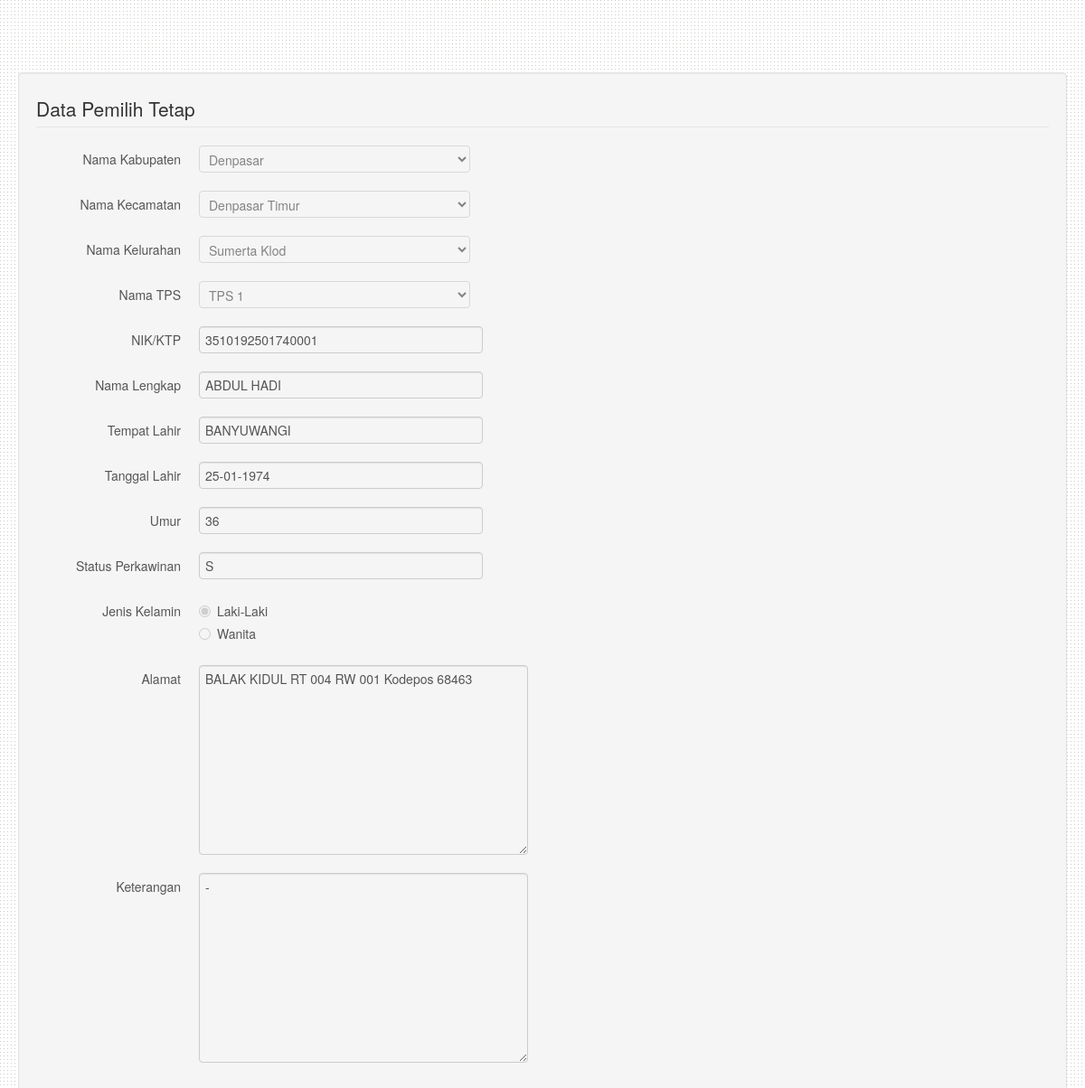
The app's page /app_front/detail/16 with its own data.
### tables this page shows
CREATE TABLE IF NOT EXISTS `tbl_data_pemilih` (
  `id_data_pemilih` int(11) NOT NULL AUTO_INCREMENT,
  `id_kabupaten` int(10) NOT NULL,
  `id_kecamatan` int(10) NOT NULL,
  `id_kelurahan_desa` int(10) NOT NULL,
  `id_tps` int(10) NOT NULL,
  `nik_ktp` varchar(50) NOT NULL,
  `nama_lengkap` varchar(100) NOT NULL,
  `tempat_lahir` varchar(50) NOT NULL,
  `tanggal_lahir` varchar(50) NOT NULL,
  `umur` varchar(10) NOT NULL,
  `stts_perkawinan` varchar(1) DEFAULT NULL,
  `jk_l` varchar(2) DEFAULT NULL,
  `jk_p` varchar(2) DEFAULT NULL,
  `alamat` text,
  `keterangan` text,
  PRIMARY KEY (`id_data_pemilih`)
);

### application/controllers/app_front.php (called while the page is built, shortened)
<?php if ( ! defined('BASEPATH')) exit('No direct script access allowed');
class app_front extends CI_Controller {
	public function detail()
	{
		$id_get['id_data_pemilih'] = $this->uri->segment(3);
		$dt = $this->db->get_where("tbl_data_pemilih",$id_get)->row();
		$d['id_param'] = $dt->id_data_pemilih;
		$d['id_kabupaten'] = $dt->id_kabupaten;
		$d['id_kecamatan'] = $dt->id_kecamatan;
		$d['id_kelurahan_desa'] = $dt->id_kelurahan_desa;
		$d['id_tps'] = $dt->id_tps;
		$d['nik_ktp'] = $dt->nik_ktp;
		$d['nama_lengkap'] = $dt->nama_lengkap;
		$d['tempat_lahir'] = $dt->tempat_lahir;
		$d['tanggal_lahir'] = $dt->tanggal_lahir;
		$d['umur'] = $dt->umur;
		$d['stts_perkawinan'] = $dt->stts_perkawinan;
		if($dt->jk_l=="")
		{
			$d['kelamin'] = $dt->jk_p;
		}
		else
		{
			$d['kelamin'] = $dt->jk_l;
		}
		$d['alamat'] = $dt->alamat;
		$d['keterangan'] = $dt->keterangan;
		$d['data_kabupaten'] = $this->db->get("tbl_kabupaten");
		$d['data_kecamatan'] = $this->db->get("tbl_kecamatan");
		$d['data_kelurahan'] = $this->db->get("tbl_kelurahan_desa");
		$d['data_tps'] = $this->db->get("tbl_tps");
		$d['st'] = "edit";
		$this->load->view("app_front/data_pemilih/detail",$d);
	}
}

### index.php (called while the page is built, shortened)
<?php
require_once BASEPATH.'core/CodeIgniter.php';

### application/views/app_front/data_pemilih/detail.php (the view, shortened to what this page needs)
<!DOCTYPE html>
<html lang="en">
  <head>
    <link href="<?php echo base_url(); ?>asset/bootstrap/css/bootstrap.min.css" rel="stylesheet">
    <link href="<?php echo base_url(); ?>asset/bootstrap/css/bootstrap-responsive.min.css" rel="stylesheet">
    <link href="<?php echo base_url(); ?>asset/bootstrap/css/docs.css" rel="stylesheet">
    <link href="<?php echo base_url(); ?>asset/bootstrap/css/chosen.css" rel="stylesheet">
  </head>
  <body>
	<div class="well">
		<?php echo form_open_multipart('app_admin_data_pemilih/simpan','class="form-horizontal"'); ?>
		  <div class="control-group">
		  	<legend>Data Pemilih Tetap</legend>
			<label class="control-label" for="nama_hukuman">Nama Kabupaten</label>
			<div class="controls">
			  <select data-placeholder="Pilih Kabupaten..." class="chzn-select" style="width:300px;" tabindex="2" name="id_kabupaten" id="id_kabupaten" disabled>
				<?php
					foreach($data_kabupaten->result_array() as $d)
					{
						if($id_kabupaten==$d['id_kabupaten'])
						{
				?>
					<option value="<?php echo $d['id_kabupaten']; ?>" selected="selected"><?php echo $d['nama_kabupaten']; ?></option>
				<?php
						}
						else
						{
				?>
					<option value="<?php echo $d['id_kabupaten']; ?>"><?php echo $d['nama_kabupaten']; ?></option>
				<?php
						}
					}
				?>
			  </select>
			</div>
		  </div>
		  <div class="control-group">
			<label class="control-label" for="nama_hukuman">Nama Kecamatan</label>
			<div class="controls" id="datakecamatan">
			<select data-placeholder="Pilih Kecamatan..." class="chzn-select-kecamatan" style="width:300px;" tabindex="2" name="id_kecamatan" id="id_kecamatan" disabled>
				<?php
					foreach($data_kecamatan->result_array() as $d)
					{
						if($id_kecamatan==$d['id_kecamatan'])
						{
				?>
					<option value="<?php echo $d['id_kecamatan']; ?>" selected="selected"><?php echo $d['nama_kecamatan']; ?></option>
				<?php
						}
						else
						{
				?>
					<option value="<?php echo $d['id_kecamatan']; ?>"><?php echo $d['nama_kecamatan']; ?></option>
				<?php
						}
					}
				?>
			  </select>
			</div>
		  </div>
		  <div class="control-group">
			<label class="control-label" for="nama_hukuman">Nama Kelurahan</label>
			<div class="controls" id="datakelurahan">
			<select data-placeholder="Pilih Kelurahan/Desa..." class="chzn-select-kelurahan" style="width:300px;" tabindex="2" name="id_kelurahan_desa" id="id_kelurahan_desa" disabled>
				<?php
					foreach($data_kelurahan->result_array() as $d)
					{
						if($id_kelurahan_desa==$d['id_kelurahan_desa'])
						{
				?>
					<option value="<?php echo $d['id_kelurahan_desa']; ?>" selected="selected"><?php echo $d['nama_kelurahan_desa']; ?></option>
				<?php
						}
						else
						{
				?>
					<option value="<?php echo $d['id_kelurahan_desa']; ?>"><?php echo $d['nama_kelurahan_desa']; ?></option>
				<?php
						}
					}
				?>
			  </select>
			</div>
		  </div>
		  <div class="control-group">
			<label class="control-label" for="nama_hukuman">Nama TPS</label>
			<div class="controls" id="datatps">
			<select data-placeholder="Pilih TPS..." class="chzn-select-tps" style="width:300px;" tabindex="2" name="id_tps" id="id_tps" disabled>
				<?php
					foreach($data_tps->result_array() as $d)
					{
						if($id_tps==$d['id_tps'])
						{
				?>
					<option value="<?php echo $d['id_tps']; ?>" selected="selected"><?php echo $d['nama_tps']; ?></option>
				<?php
						}
						else
						{
				?>
					<option value="<?php echo $d['id_tps']; ?>"><?php echo $d['nama_tps']; ?></option>
				<?php
						}
					}
				?>
			  </select>
			</div>
		  </div>
		  <div class="control-group">
			<label class="control-label" for="nama_hukuman">NIK/KTP</label>
			<div class="controls">
				<input type="text" style="width:300px;" name="nik_ktp" value="<?php echo $nik_ktp; ?>" disabled>
			</div>
		  </div>
		  <div class="control-group">
			<label class="control-label" for="nama_hukuman">Nama Lengkap</label>
			<div class="controls">
				<input type="text" style="width:300px;" name="nama_lengkap" value="<?php echo $nama_lengkap; ?>" disabled>
			</div>
		  </div>
		  <div class="control-group">
			<label class="control-label" for="nama_hukuman">Tempat Lahir</label>
			<div class="controls">
				<input type="text" style="width:300px;" name="tempat_lahir" value="<?php echo $tempat_lahir; ?>" disabled>
			</div>
		  </div>
		  <div class="control-group">
			<label class="control-label" for="nama_hukuman">Tanggal Lahir</label>
			<div class="controls">
				<input type="text" style="width:300px;" name="tanggal_lahir" placeholder="Tanggal-Bulan-Tahun" value="<?php echo $tanggal_lahir; ?>" disabled>
			</div>
		  </div>
		  <div class="control-group">
			<label class="control-label" for="nama_hukuman">Umur</label>
			<div class="controls">
				<input type="text" style="width:300px;" name="umur" value="<?php echo $umur; ?>" disabled>
			</div>
		  </div>
		  <div class="control-group">
			<label class="control-label" for="nama_hukuman">Status Perkawinan</label>
			<div class="controls">
				<input type="text" style="width:300px;" name="stts_perkawinan" value="<?php echo $stts_perkawinan; ?>" disabled>
			</div>
		  </div>
		  <div class="control-group">
		  <?php
		  	$laki = '';
		  	$wanita = '';
		  	if($kelamin=="Pr")
		  	{
			  	$laki = '';
			  	$wanita = 'checked';
		  	}
		  	else if($kelamin=="Lk")
		  	{
			  	$laki = 'checked';
			  	$wanita = '';
		  	}
		  ?>
			<label class="control-label" for="nama_hukuman">Jenis Kelamin</label>
			<div class="controls">
			<label class="radio">
				<input type="radio" name="kelamin" value="laki" <?php echo $laki; ?> disabled>Laki-Laki
			</label>
			<label class="radio">
				<input type="radio" name="kelamin" value="wanita" <?php echo $wanita; ?> disabled>Wanita
			</label>
			</div>
		  </div>
		  <div class="control-group">
			<label class="control-label" for="nama_hukuman">Alamat</label>
			<div class="controls">
				<textarea style="width:350px; height:200px;" name="alamat" disabled><?php echo $alamat; ?></textarea>
			</div>
		  </div>
		  <div class="control-group">
			<label class="control-label" for="nama_hukuman">Keterangan</label>
			<div class="controls">
				<textarea style="width:350px; height:200px;" name="keterangan" disabled><?php echo $keterangan; ?></textarea>
			</div>
		  </div>
		<?php echo form_close(); ?>
	</div>
  </body>
</html>

### application/views/app_front/data_pemilih/detail.php (style rules this page uses)
body { margin:20px; }

### records on screen
tbl_data_pemilih: nik_ktp "3510192501740001", nama_lengkap "ABDUL HADI", tempat_lahir "BANYUWANGI", tanggal_lahir "25-01-1974", umur "36", stts_perkawinan "S", alamat "BALAK KIDUL RT 004 RW 001 Kodepos 68463", keterangan "-"

### other values on screen
form field id_kabupaten "Denpasar"
form field id_kecamatan "Denpasar Timur"
form field id_kelurahan_desa "Sumerta Klod"
form field id_tps "TPS 1"
